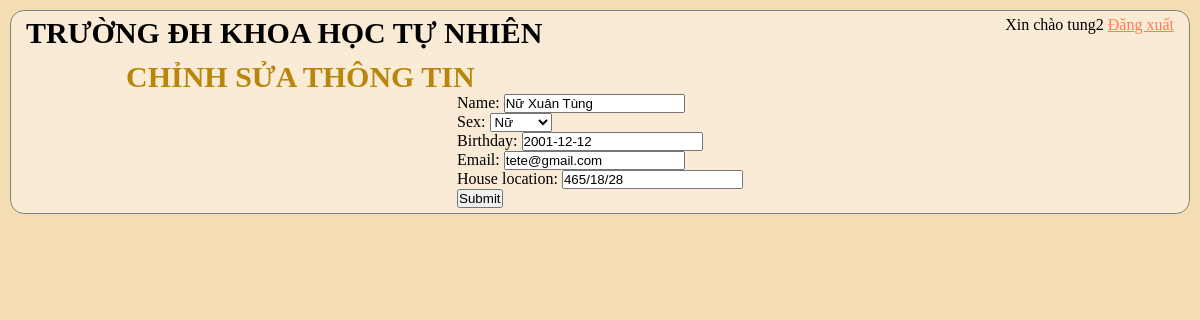
Page /studentSetting/ (signed in) on the earlier database version.
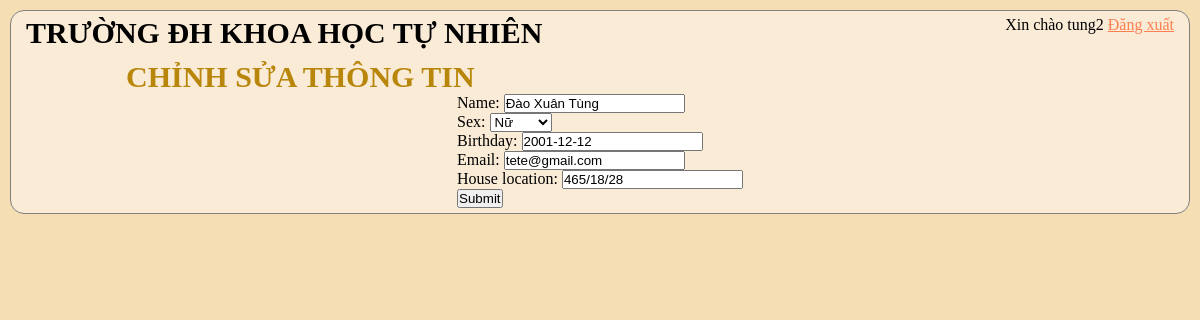
Same page on the later database version.
### Student/models.py (models this page shows, shortened)
class Student(models.Model):
	user = models.OneToOneField(User, null=True, blank=True, on_delete=models.CASCADE,related_name='Student')
	name = models.CharField(max_length = 200, null = True)
	GIOITINH = (
		('Nam','Nam'),
		('Nữ','Nữ'),
		)
	sex = models.CharField(max_length = 200, null = True, choices = GIOITINH)
	birthday = models.DateField(null = True)
	email = models.CharField(max_length = 200, null = True)
	house_location = models.CharField(max_length = 200, null = True)

### Student/decorators.py (the view)
		def wrapper_func(request, *args, **kwargs):
			group = None
			if request.user.groups.exists():
				group = request.user.groups.all()[0].name
			if group in allowed_roles:
				return view_func(request, *args, **kwargs)
			else:
				return HttpResponse('You are not authorized to view this page')

### Student/form.py
class CustomerForm(ModelForm):
	class Meta:
		model = Student
		fields = '__all__'
		exclude = ['user']

### Student/views.py (called while the page is built)
@login_required(login_url='login')
@allowed_users(allowed_roles=['Student'])
def accountSettings(request):
	user = request.user.Student
	form = CustomerForm(instance=user)
	if request.method == 'POST':
		form = CustomerForm(request.POST, request.FILES,instance=user)
		if form.is_valid():
			form.save()
			return redirect('studentProfile')
	context = {'form':form}
	return render(request, 'Student/account_setting.html', context)

### Student/templates/Student/account_setting.html (shortened to what this page needs)
{% load static %}
<!DOCTYPE html>
<html lang="en">
<head>
    <link rel="stylesheet" type="text/css" href="{% static '/css/main.css' %}">
</head>
<body>
	<div class="main-container">
        <div class="navigation-top">
            <div id="KHTN">
                <h1>TRƯỜNG ĐH KHOA HỌC TỰ NHIÊN</h1>
            </div>
            <div class="choice">
                <p>Xin chào {{request.user}} <a href="{% url 'logout' %}">Đăng xuất</a></p>
            </div>
        </div>
        <h2>CHỈNH SỬA THÔNG TIN</h2>
		<div class="content">
			<form method="POST" action="" enctype="multipart/form-data">
				{{form.as_p}}
			<input class="btn btn-primary" type="submit" name="Update Information">
			</form>
		</div>
	</div>
</body>

### static/css/main.css (style rules this page uses)
* { padding: 0; margin: 0; box-sizing: border-box; }
body { background-color: wheat; }
.main-container { border: 1px solid gray; padding: 5px; margin: 10px; border-radius: 14px; background-color: antiquewhite; height: 100%; }
.navigation-top { display: flex; justify-content: space-between; }
#KHTN h1 { font-size: 30px; margin-left: 10px; }
.choice { display: inline-block; }
.choice p { display: inline; padding: 10px; }
.choice a { color: coral; }
h2 { color: darkgoldenrod; padding-inline-start: 10px; margin-top: 10px; font-size: 30px; margin-left: 100px; }
.content { display: flex; justify-content: space-evenly; height: 100%; }

Differences in the rows shown:
changed Student "Nữ": name "Nữ Xuân Tùng" → "Đào Xuân Tùng"
